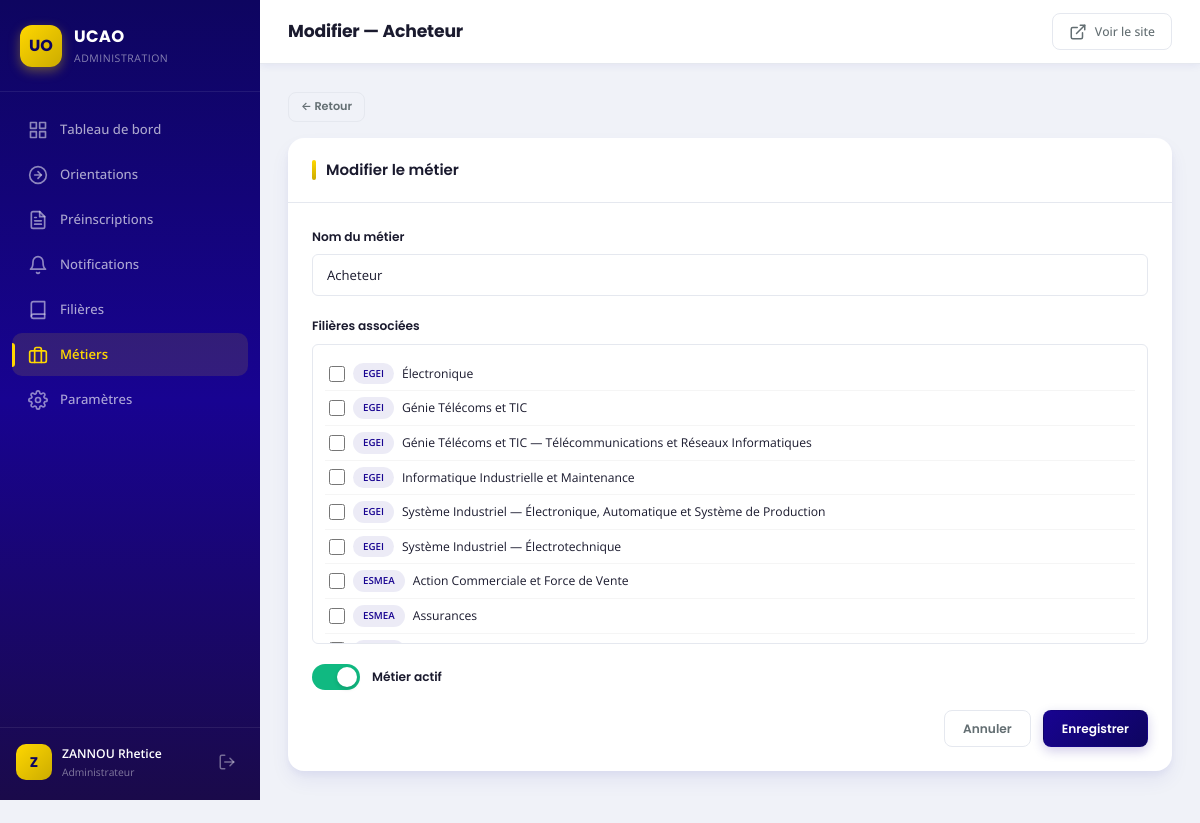
Page /admin/metiers/modifier.php?id=106 (signed in) on the committed database.
### tables this page shows
CREATE TABLE `metiers` (
  `id` int(11) NOT NULL,
  `nom_metier` varchar(200) NOT NULL,
  `slug` varchar(200) NOT NULL,
  `actif` tinyint(1) NOT NULL DEFAULT 1,
  `created_at` datetime NOT NULL DEFAULT current_timestamp()
);

CREATE TABLE `filieres` (
  `id` int(11) NOT NULL,
  `ecole_faculte` varchar(100) NOT NULL,
  `nom_filiere` varchar(200) NOT NULL,
  `niveau` varchar(50) NOT NULL DEFAULT 'Licence',
  `duree` varchar(20) NOT NULL DEFAULT '3 ans',
  `description` text DEFAULT NULL,
  `competences` text DEFAULT NULL,
  `debouches` text DEFAULT NULL,
  `slug` varchar(200) NOT NULL,
  `actif` tinyint(1) NOT NULL DEFAULT 1,
  `created_at` datetime NOT NULL DEFAULT current_timestamp()
);

### classes/Orientation.php (called while the page is built, shortened)
<?php
class Orientation {
    public static function getCount($period = 'total') {
        $pdo = Database::getInstance();
        if ($period === 'month') {
            $stmt = $pdo->query("SELECT COUNT(*) FROM orientations WHERE MONTH(created_at) = MONTH(CURRENT_DATE()) AND YEAR(created_at) = YEAR(CURRENT_DATE())");
        } else {
            $stmt = $pdo->query("SELECT COUNT(*) FROM orientations");
        }
        return $stmt->fetchColumn();
    }
}

### admin/includes/auth-check.php (called while the page is built, shortened)
<?php
require_once dirname(dirname(__DIR__)) . '/config/config.php';
$currentAdmin = Auth::getCurrentAdmin();
try {
    $totalOrientations = Orientation::getCount();
    $totalPreinscriptions = Preinscription::getCount();
} catch (Exception $e) {
    $totalOrientations = 0;
    $totalPreinscriptions = 0;
}
$currentSection = basename(dirname($_SERVER['PHP_SELF']));

### classes/Preinscription.php (called while the page is built, shortened)
<?php
class Preinscription {
    public static function getCount($period = 'total') {
        $pdo = Database::getInstance();
        if ($period === 'month') {
            $stmt = $pdo->query("SELECT COUNT(*) FROM preinscriptions WHERE MONTH(created_at) = MONTH(CURRENT_DATE()) AND YEAR(created_at) = YEAR(CURRENT_DATE())");
        } else {
            $stmt = $pdo->query("SELECT COUNT(*) FROM preinscriptions");
        }
        return $stmt->fetchColumn();
    }
}

### config/config.php (called while the page is built, shortened)
<?php
require_once APP_ROOT . '/classes/Auth.php';
require_once APP_ROOT . '/classes/Orientation.php';
require_once APP_ROOT . '/classes/Preinscription.php';
function e($string) {
    return htmlspecialchars($string ?? '', ENT_QUOTES, 'UTF-8');
}

### classes/Auth.php (called while the page is built, shortened)
<?php
class Auth {
    public static function isLoggedIn() {
        return true;
    }
    public static function getCurrentAdmin() {
        return [
            'id' => $_SESSION['admin_id'],
            'nom' => $_SESSION['admin_nom'],
            'email' => $_SESSION['admin_email'],
            'role' => $_SESSION['admin_role'],
        ];
    }
}

### admin/metiers/modifier.php (the view, shortened to what this page needs)
<?php
require_once dirname(__DIR__) . '/includes/auth-check.php';
$pdo = Database::getInstance();
$id = intval($_GET['id'] ?? $_POST['id'] ?? 0);
$stmt = $pdo->prepare("SELECT * FROM metiers WHERE id = ?"); $stmt->execute([$id]);
$metier = $stmt->fetch();
$pageTitle = 'Modifier — ' . $metier['nom_metier'];
$filieres = $pdo->query("SELECT id, nom_filiere, ecole_faculte FROM filieres WHERE actif = 1 ORDER BY ecole_faculte, nom_filiere")->fetchAll();
$associees = $pdo->prepare("SELECT filiere_id FROM metiers_filieres WHERE metier_id = ? ORDER BY priorite");
$associees->execute([$id]);
$associeesIds = $associees->fetchAll(PDO::FETCH_COLUMN);
require_once dirname(__DIR__) . '/includes/header-admin.php';
require_once dirname(__DIR__) . '/includes/sidebar.php';
?>
<div style="margin-bottom:16px"><a href="index.php" class="btn-admin btn-admin-outline btn-admin-sm">← Retour</a></div>
<div class="admin-card">
    <div class="admin-card-header"><h2 class="admin-card-title">Modifier le métier</h2></div>
    <div class="admin-card-body">
        <form method="POST">
            <div class="form-group"><label class="form-label">Nom du métier</label><input type="text" name="nom_metier" class="form-control" value="<?= e($metier['nom_metier']) ?>" required></div>
            <div class="form-group">
                <label class="form-label">Filières associées</label>
                <div style="max-height:300px;overflow-y:auto;border:1.5px solid var(--admin-border);border-radius:6px;padding:12px">
                    <?php foreach ($filieres as $f): ?>
                    <label style="display:flex;align-items:center;gap:8px;padding:6px 4px;cursor:pointer;border-bottom:1px solid rgba(0,0,0,0.04)">
                        <input type="checkbox" name="filieres[]" value="<?= $f['id'] ?>" <?= in_array($f['id'], $associeesIds) ? 'checked' : '' ?> style="width:16px;height:16px">
                        <span class="badge badge-primary" style="font-size:0.65rem"><?= e($f['ecole_faculte']) ?></span>
                        <span style="font-size:0.8125rem"><?= e($f['nom_filiere']) ?></span>
                    </label>
                    <?php endforeach; ?>
                </div>
            </div>
            <div class="form-group" style="display:flex;align-items:center;gap:12px">
                <label class="toggle-switch"><input type="checkbox" name="actif" <?= $metier['actif'] ? 'checked' : '' ?>><span class="toggle-slider"></span></label>
                <label class="form-label" style="margin:0">Métier actif</label>
            </div>
            <div style="display:flex;gap:12px;justify-content:flex-end">
                <a href="index.php" class="btn-admin btn-admin-outline">Annuler</a>
                <button type="submit" class="btn-admin btn-admin-primary">Enregistrer</button>
            </div>
        </form>
    </div>
</div>
<?php require_once dirname(__DIR__) . '/includes/footer-admin.php'; ?>

### admin/includes/sidebar.php (shortened to what this page needs)
<aside class="admin-sidebar" id="adminSidebar">
    <div class="sidebar-header">
        <a href="<?= APP_URL ?>/admin/index.php" class="sidebar-logo">
            <div class="sidebar-logo-icon">UO</div>
            <div class="sidebar-logo-text">
                <span class="sidebar-logo-title">UCAO</span>
                <span class="sidebar-logo-sub">Administration</span>
            </div>
        </a>
    </div>
    <nav class="sidebar-nav">
        <ul>
            <?php foreach ($sidebarItems as $item): ?>
            <li>
                <a href="<?= $item['url'] ?>" class="sidebar-link<?= $currentSection === $item['section'] ? ' active' : '' ?>">
                    <span class="sidebar-icon"><?= $item['icon'] ?></span>
                    <span class="sidebar-label"><?= e($item['label']) ?></span>
                </a>
            </li>
            <?php endforeach; ?>
        </ul>
    </nav>
    <div class="sidebar-footer">
        <div class="sidebar-user">
            <div class="sidebar-user-avatar">
                <?= strtoupper(substr($currentAdmin['nom'], 0, 1)) ?>
            </div>
            <div class="sidebar-user-info">
                <span class="sidebar-user-name"><?= e($currentAdmin['nom']) ?></span>
                <span class="sidebar-user-role"><?= e(ADMIN_ROLES[$currentAdmin['role']] ?? $currentAdmin['role']) ?></span>
            </div>
        </div>
        <a href="<?= APP_URL ?>/admin/logout.php" class="sidebar-logout" title="Déconnexion">
        </a>
    </div>
</aside>
<div class="admin-main">
    <header class="admin-topbar">
        <div class="topbar-left">
            <h1 class="topbar-title"><?= e($pageTitle ?? 'Tableau de bord') ?></h1>
        </div>
        <div class="topbar-right">
            <a href="<?= APP_URL ?>" class="topbar-link" target="_blank" title="Voir le site">
                <span>Voir le site</span>
            </a>
        </div>
    </header>
    <main class="admin-content">

### rows in the picture
metiers: nom_metier "Modifier — Acheteur", nom_metier "Acheteur"
filieres: ecole_faculte "EGEI", nom_filiere "Électronique"
filieres: ecole_faculte "EGEI", nom_filiere "Génie Télécoms et TIC"
filieres: ecole_faculte "EGEI", nom_filiere "Génie Télécoms et TIC — Télécommunications et Réseaux Informatiques"
filieres: ecole_faculte "EGEI", nom_filiere "Informatique Industrielle et Maintenance"
filieres: ecole_faculte "EGEI", nom_filiere "Système Industriel — Électronique, Automatique et Système de Production"
filieres: ecole_faculte "EGEI", nom_filiere "Système Industriel — Électrotechnique"
filieres: ecole_faculte "ESMEA", nom_filiere "Action Commerciale et Force de Vente"
filieres: ecole_faculte "ESMEA", nom_filiere "Assurances"

### other values in the picture
$item['label'] "Tableau de bord"
$item['label'] "Orientations"
$item['label'] "Préinscriptions"
$item['label'] "Notifications"
$item['label'] "Filières"
$item['label'] "Métiers"
$item['label'] "Paramètres"
substr($currentAdmin['nom'], 0, 1) "Z"
$currentAdmin['nom'] "ZANNOU Rhetice"
ADMIN_ROLES[$currentAdmin['role']] "Administrateur"
